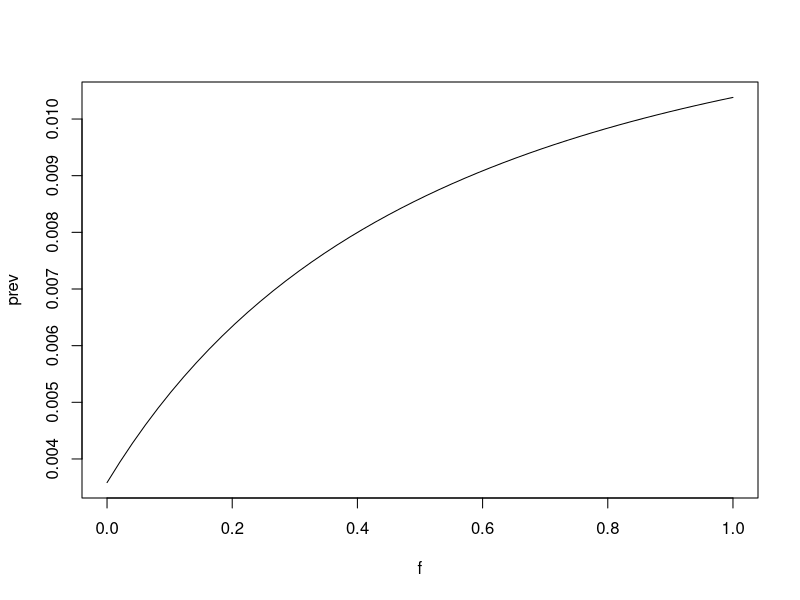

R code for this plot:
rm(list=ls(all=TRUE)) #clears workspace

K = 1000000
gamma = 91.25#E -> I
rho = 30#I -> C
lambda = 0.5#force of infection
b = 0.5#births
mu = 0.15#natural mortality
c <- (b - mu)/K#strength of density dependence
alpha = 2#disease mortality

f <- seq(0,1,length=50)

Nstar <- K - f/c
Istar_n <- (gamma*lambda)*(b*K + 2*f*K - (b*f)/c - (f^2)/c - c*K^2) 
Istar_d <- ((mu+f+alpha+rho)*(mu+f+gamma)*(mu+f+lambda))
Istar <- Istar_n/Istar_d
prev <- Istar/Nstar

plot(f,prev,type="l")
